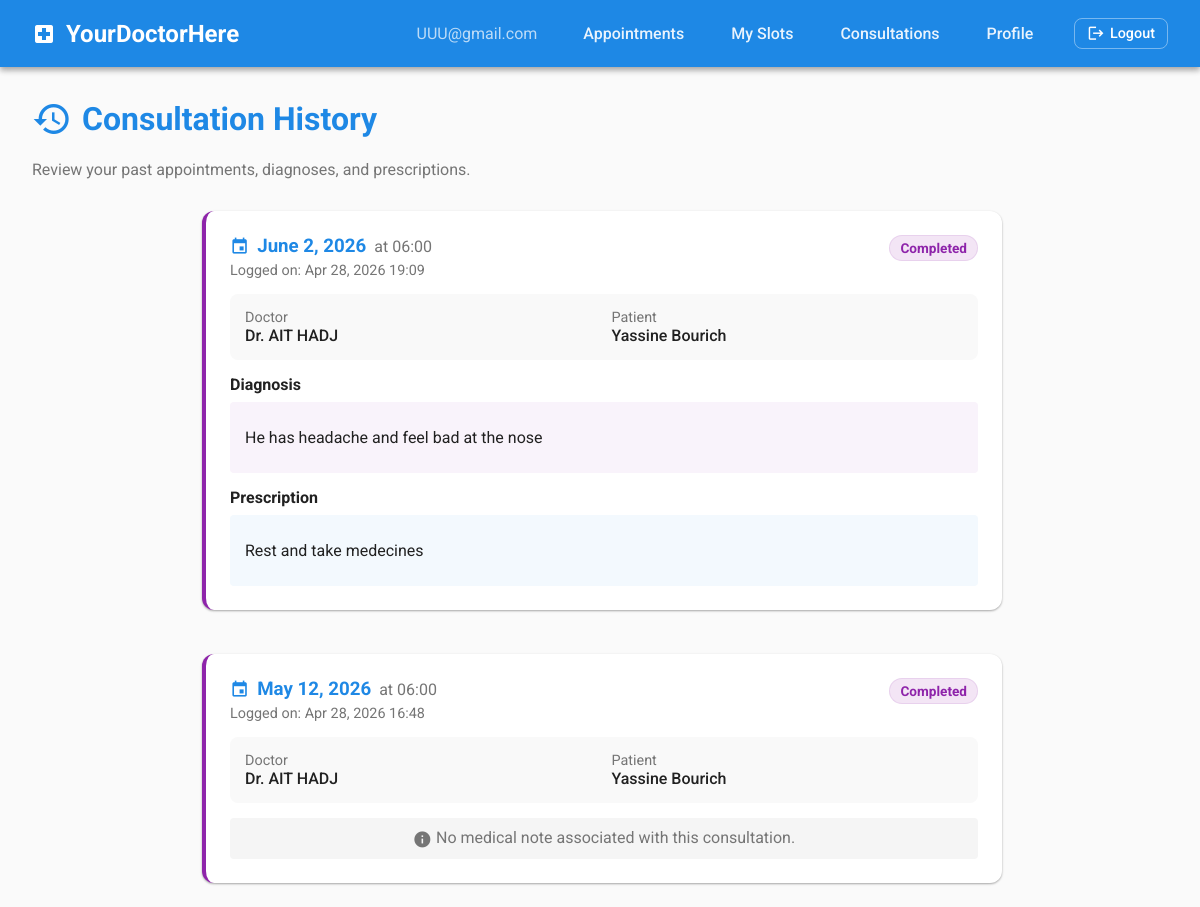
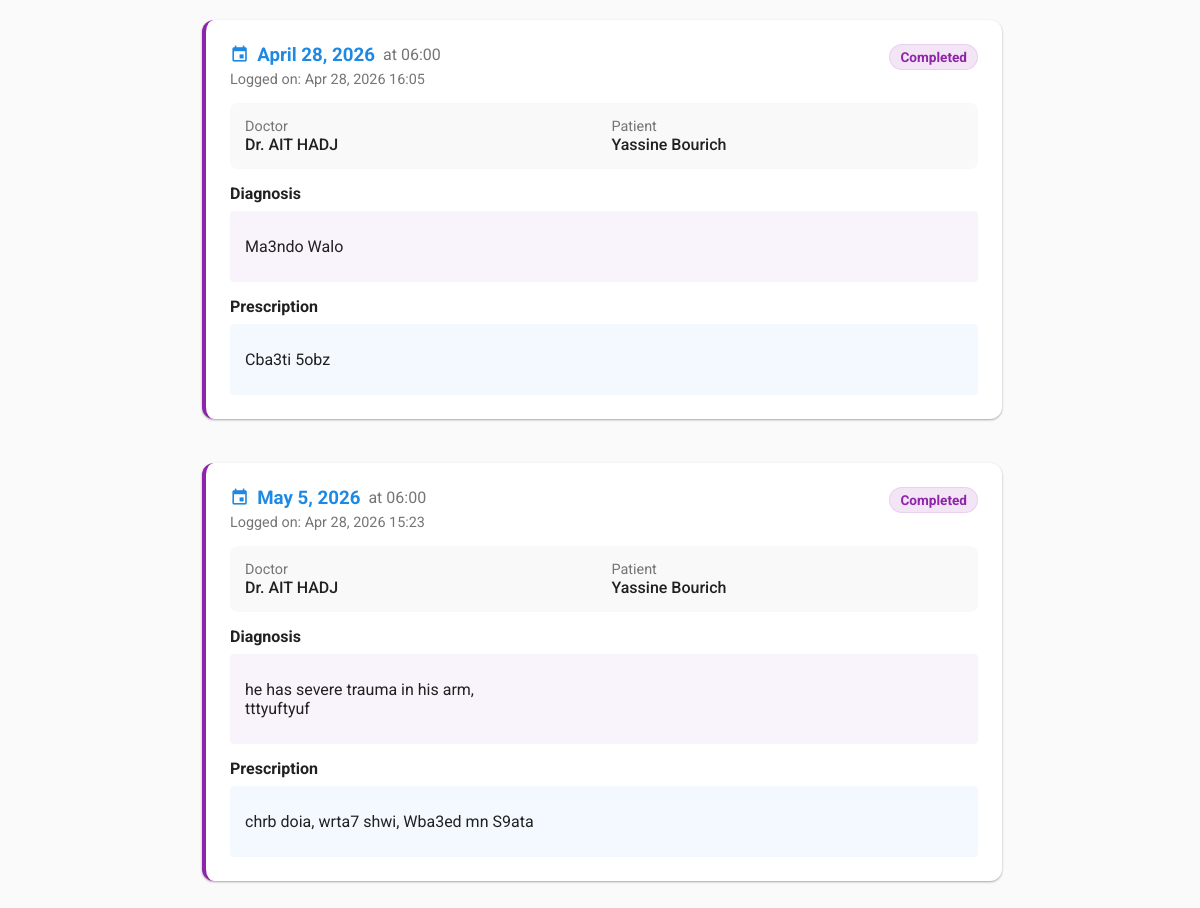
Page /medical/patients/me/history/ (signed in) on the committed database (2 pictures, top to bottom).
### users/models.py (models this page shows, shortened)
class User(AbstractUser):
    username = None
    email = models.EmailField(unique=True)
    entity = models.CharField(choices=Entity.choices, default=Entity.PATIENT)
    is_active = models.BooleanField(default=True)
    is_email_verified = models.BooleanField(default=False)
    USERNAME_FIELD = 'email'
    REQUIRED_FIELDS = ['entity']
    objects = UserManager()

class BaseProfile(models.Model):
    uuid = models.UUIDField(default=uuid.uuid4, editable=False, unique=True)
    first_name = models.CharField(max_length=50)
    last_name = models.CharField(max_length=50)
    avatar = models.ImageField(upload_to='avatars/%Y/%m', null=True, blank=True)
    Nationality = CountryField(blank_label='(select country)', default='MA')
    tel = models.CharField(max_length=20)
    address = models.TextField()
    class Meta:
        abstract = True

class Doctor(BaseProfile):
    user = models.OneToOneField(
        User,
        on_delete=models.CASCADE,
        related_name='doctor',
    )
    specialty = models.CharField(max_length=200, null=True, blank=True)
    license_number = models.CharField(max_length=50, unique = True)
    consultation_fee = models.DecimalField(max_digits=10, decimal_places=2)
    city = models.CharField(max_length=100)
    bio = models.TextField()
    is_verified = models.BooleanField(default=False)

class Patient(BaseProfile):
    user = models.OneToOneField(
        User,
        on_delete=models.CASCADE,
        related_name='patient',
    )
    birth_date = models.DateField(null=True, blank=True)
    gender = models.CharField(max_length=20, choices=Gender.choices, default=None)
    def __str__(self):
        return f"{self.first_name} {self.last_name}".strip()

### medical/models.py (models this page shows, shortened)
class PatientHistory(models.Model):
    at = models.DateTimeField(auto_now_add=True)
    patient = models.ForeignKey(
        'users.Patient',
        on_delete=models.PROTECT,
        related_name='history'
    )
    appointment = models.OneToOneField(
        Appointment,
        on_delete=models.PROTECT,
        related_name='history_entry'
    )
    class Meta:
        ordering = ['-at']

class Appointment(models.Model):
    uuid = models.UUIDField(default=uuid.uuid4, editable=False, unique=True)
    STATUS_CHOICES = [
        ('requested', 'Requested'),
        ('confirmed', 'Confirmed'),
        ('completed', 'Completed'),
        ('cancelled', 'Cancelled'),
    ]
    patient = models.ForeignKey(
        'users.Patient',
        on_delete=models.CASCADE,
        related_name='appointments'
    )
    doctor = models.ForeignKey(
        'users.Doctor',
        on_delete=models.CASCADE,
        related_name='appointments'
    )
    date = models.DateField()
    time_slot = models.TimeField()
    status = models.CharField(
        max_length=20,
        choices=STATUS_CHOICES,
        default='requested'
    )
    reason = models.TextField(blank=True)
    created_at = models.DateTimeField(auto_now_add=True)
    class Meta:
        ordering = ['-date', '-time_slot']
        constraints = [
            models.UniqueConstraint(
                fields=['doctor', 'date', 'time_slot'],
                condition=~Q(status='cancelled'),
                name='unique_active_appointment_per_doctor_slot',
            ),
        ]

class MedicalNote(models.Model):
    appointment = models.OneToOneField(
        Appointment,
        on_delete=models.CASCADE,
        related_name='note'
    )
    diagnosis = models.TextField()
    prescription = models.TextField(blank=True)
    created_at = models.DateTimeField(auto_now_add=True)
    updated_at = models.DateTimeField(auto_now=True)

### medical/views.py (the view)
# urls.py: path('patients/me/history/', views.my_history, name='my_history'),
@login_required
def my_history(request):
    history_entries = PatientHistory.objects.select_related(
        'patient',
        'appointment',
        'appointment__doctor',
        'appointment__note',
    )
    if request.user.entity == entities.PATIENT:
        patient = _current_patient(request.user)
        history_entries = history_entries.filter(patient=patient)
    elif request.user.entity == entities.DOCTOR:
        doctor = _current_doctor(request.user)
        history_entries = history_entries.filter(appointment__doctor=doctor)
    else:
        messages.error(request, "This account cannot access consultation history.")
        return redirect('home')
    return render(request, 'medical/my_history.html', {
        'history_entries': history_entries,
    })

### medical/views.py (called while the page is built)
def _current_doctor(user):
    return Doctor.objects.filter(user=user).first()

### medical/templates/medical/my_history.html (shortened to what this page needs)
{% extends 'base.html' %}
{% block content %}
<div style="margin-bottom: 2rem;">
    <h1 style="color: var(--primary-blue); display: flex; align-items: center; gap: 10px;">
        <span class="material-icons" style="font-size: 2.5rem;">history</span>
        Consultation History
    </h1>
    <p style="color: var(--text-secondary);">Review your past appointments, diagnoses, and prescriptions.</p>
</div>
{% if history_entries %}
    <div style="display: flex; flex-direction: column; gap: 20px; max-width: 800px; margin: 0 auto;">
    {% for entry in history_entries %}
        <div class="card" style="border-left: 4px solid var(--accent-purple); padding: 1.5rem;">
            <div style="display: flex; justify-content: space-between; align-items: flex-start; margin-bottom: 15px;">
                <div>
                    <h3 style="margin: 0 0 5px 0; color: var(--primary-blue); display: flex; align-items: center; gap: 8px;">
                        <span class="material-icons" style="font-size: 1.2rem;">event</span> {{ entry.appointment.date }}
                        <span style="font-weight: normal; font-size: 1rem; color: var(--text-secondary);">at {{ entry.appointment.time_slot|time:"H:i" }}</span>
                    </h3>
                    <p style="margin: 0; color: var(--text-secondary); font-size: 0.9rem;">
                        Logged on: {{ entry.at|date:'M d, Y H:i' }}
                    </p>
                </div>
                <span class="badge status-{{ entry.appointment.status }}">{{ entry.appointment.get_status_display }}</span>
            </div>
            <div style="display: grid; grid-template-columns: 1fr 1fr; gap: 15px; margin-bottom: 15px; background-color: #f9f9f9; padding: 15px; border-radius: 8px;">
                <div>
                    <p style="margin: 0; font-size: 0.9rem; color: var(--text-secondary);">Doctor</p>
                    <p style="margin: 0; font-weight: 500;">Dr. {{ entry.appointment.doctor.last_name }}</p>
                </div>
                <div>
                    <p style="margin: 0; font-size: 0.9rem; color: var(--text-secondary);">Patient</p>
                    <p style="margin: 0; font-weight: 500;">{{ entry.patient }}</p>
                </div>
            </div>
            {% if entry.appointment.note %}
                <div style="margin-top: 15px;">
                    <h4 style="margin-bottom: 8px; color: var(--text-primary); font-size: 1rem;">Diagnosis</h4>
                    <div style="background-color: rgba(142, 36, 170, 0.05); padding: 10px 15px; border-radius: 4px; margin-bottom: 15px;">
                        {{ entry.appointment.note.diagnosis|linebreaks }}
                    </div>
                    <h4 style="margin-bottom: 8px; color: var(--text-primary); font-size: 1rem;">Prescription</h4>
                    <div style="background-color: rgba(30, 136, 229, 0.05); padding: 10px 15px; border-radius: 4px;">
                        {{ entry.appointment.note.prescription|default:'<em style="color: #999;">No prescription provided.</em>'|linebreaks }}
                    </div>
                </div>
            {% else %}
                <div style="margin-top: 15px; padding: 10px; text-align: center; background-color: #f5f5f5; border-radius: 4px; color: var(--text-secondary);">
                    <span class="material-icons" style="vertical-align: middle; font-size: 1.2rem;">info</span> No medical note associated with this consultation.
                </div>
            {% endif %}
        </div>
    {% endfor %}
    </div>
{% endif %}
{% endblock %}

### templates/base.html (shortened to what this page needs)
{% load static %}
<!DOCTYPE html>
<html lang="en">
<head>
    <link rel="stylesheet" href="{% static 'css/style.css' %}">
</head>
<body>
    <header class="navbar">
        <a href="{% url 'home' %}" class="navbar-brand">
            <span class="material-icons">local_hospital</span>
            YourDoctorHere
        </a>
        <nav class="navbar-nav">
            {% if user.is_authenticated %}
                <span style="color: rgba(255,255,255,0.7); margin-right: 15px;">
                    {{ user.email }}
                </span>
                {% if user.entity == 'Patient' %}
                    <a href="{% url 'medical_doctor_directory' %}">Find Doctors</a>
                    <a href="{% url 'my_appointments' %}">Appointments</a>
                    <a href="{% url 'my_history' %}">History</a>
                    <a href="{% url 'patient_profile' user.patient.uuid %}">Profile</a>
                {% elif user.entity == 'Doctor' %}
                    <a href="{% url 'my_appointments' %}">Appointments</a>
                    <a href="{% url 'my_slots' %}">My Slots</a>
                    <a href="{% url 'my_history' %}">Consultations</a>
                    <a href="{% url 'doctor_profile' user.doctor.uuid %}">Profile</a>
                {% endif %}
                <a href="{% url 'logout' %}" style="margin-left: 10px; font-size: 0.9rem; padding: 6px 12px; border: 1px solid rgba(255,255,255,0.4); color: white; display: flex; align-items: center; gap: 5px; background: none; border-radius: 8px; text-decoration: none; transition: all 0.3s;">
                    <span class="material-icons" style="font-size: 1.1rem;">logout</span> Logout
                </a>
            {% else %}
                <a href="{% url 'login' %}">Login</a>
                <a href="{% url 'registration' %}">Register</a>
            {% endif %}
        </nav>
    </header>
    <main class="container">
        {% block content %}{% endblock %}
    </main>
</body>
</html>

### static/css/style.css (style rules this page uses)
:root { --primary-blue: #1E88E5; --secondary-blue: #0288D1; --accent-purple: #8E24AA; --bg-color: #FAFAFA; --text-primary: #212121; --text-secondary: #757575; --surface-color: #FFFFFF; --border-radius: 12px; --shadow-elevation-1: 0 1px 3px rgba(0,0,0,0.12), 0 1px 2px rgba(0,0,0,0.24); --shadow-elevation-2: 0 3px 6px rgba(0,0,0,0.16), 0 3px 6px rgba(0,0,0,0.23); --shadow-elevation-3: 0 10px 20px rgba(0,0,0,0.19), 0 6px 6px rgba(0,0,0,0.23); --transition-speed: 0.3s; --success-color: #4CAF50; --error-color: #F44336; --info-color: #2196F3; --warning-color: #FF9800; }
body { font-family: 'Roboto', 'Inter', sans-serif; background-color: var(--bg-color); color: var(--text-primary); margin: 0; padding: 0; min-height: 100vh; display: flex; flex-direction: column; }
.navbar { background-color: var(--primary-blue); color: white; box-shadow: var(--shadow-elevation-2); padding: 1rem 2rem; display: flex; justify-content: space-between; align-items: center; }
.navbar-brand { color: white; text-decoration: none; font-size: 1.5rem; font-weight: bold; display: flex; align-items: center; gap: 10px; }
.navbar-nav { display: flex; gap: 15px; align-items: center; }
.navbar-nav a { color: rgba(255, 255, 255, 0.9); text-decoration: none; font-weight: 500; padding: 8px 16px; border-radius: var(--border-radius); transition: background-color var(--transition-speed); }
.container { max-width: 1400px; width: 95%; margin: 0 auto; padding: 2rem; flex-grow: 1; animation: fadeIn 0.4s ease-out forwards; }
h1, h2, h3, h4, h5, h6 { color: var(--text-primary); margin-top: 0; }
a { color: var(--secondary-blue); text-decoration: none; transition: color var(--transition-speed); }
.card { background-color: var(--surface-color); border-radius: var(--border-radius); box-shadow: var(--shadow-elevation-1); padding: 1.5rem; margin-bottom: 1.5rem; transition: box-shadow var(--transition-speed), transform var(--transition-speed); }
.badge { display: inline-block; padding: 4px 10px; border-radius: 20px; font-size: 0.85rem; font-weight: bold; }
.status-completed { background-color: #F3E5F5; color: var(--accent-purple); border: 1px solid rgba(142, 36, 170, 0.1); }

### rows in the picture
User: email "UUU@gmail.com"
PatientHistory: appointment "June 2, 2026", appointment.time_slot "06:00", at "Apr 28, 2026 19:09", appointment.status "Completed", appointment.doctor.last_name "AIT HADJ", patient "Yassine Bourich", appointment.note.diagnosis "He has headache and feel bad at the nose", appointment.note.prescription "Rest and take medecines"
PatientHistory: appointment "May 12, 2026", appointment.time_slot "06:00", at "Apr 28, 2026 16:48", appointment.status "Completed", appointment.doctor.last_name "AIT HADJ", patient "Yassine Bourich", shows "No medical note associated with this consultation."
PatientHistory: appointment "April 28, 2026", appointment.time_slot "06:00", at "Apr 28, 2026 16:05", appointment.status "Completed", appointment.doctor.last_name "AIT HADJ", patient "Yassine Bourich", appointment.note.diagnosis "Ma3ndo Walo", appointment.note.prescription "Cba3ti 5obz"
PatientHistory: appointment "May 5, 2026", appointment.time_slot "06:00", at "Apr 28, 2026 15:23", appointment.status "Completed", appointment.doctor.last_name "AIT HADJ", patient "Yassine Bourich", appointment.note.diagnosis "he has severe trauma in his arm, tttyuftyuf", appointment.note.prescription "chrb doia, wrta7 shwi, Wba3ed mn S9ata"
